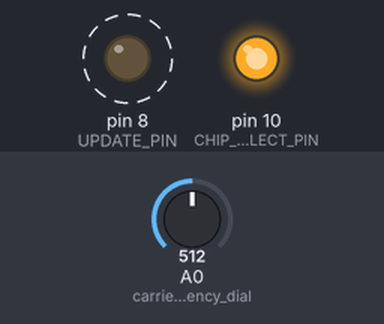
A sketch run on a simulated Arduino Uno, built with avr-gcc and run on an emulated ATmega328P. Parts: output pins drawn as LEDs (lit = HIGH). Dashed ring = blinking. Inputs (shaded band) come from the test bench; at power-on: A0 (carrier_frequency_dial) = 512. What the sketch prints to the serial monitor is not drawn.

Above: at 1.6 s.
Timing chart, 0 to 4.1 s (numbered marks = the images above):
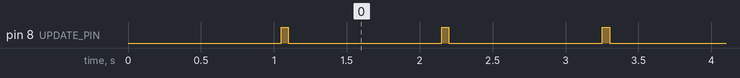

The sketch:

DDS_oscillator.ino
```cpp
#include <SPI.h>

#define UPDATE_PIN 8 //rising edge UPDATE_PIN toggles frequency change in DDS
#define DATA_OUT_PIN 11  //MASTER OUT SLAVE IN (D OUT)
#define DATA_IN_PIN  12  //MASTER IN SLAVE OUT (D IN) *NOT BEING USED
#define SPI_CLOCK_PIN  13  //SPI CLOCK PIN
#define CHIP_SELECT_PIN 10  //CHIP SELECT *NOT BEING USED
#define SPI_CLOCK_FREQUENCY 1000000  //SPI frequency

int dial_state = 0;
int raw_dial_value_int = 0;
float raw_dial_value_float = 0;
String str;

    //The AD9850 takes in 40 bits of serial information with the following format
    //bits 0-31 are for output frequency (LSB first)
    //bits 32-34 are for control
    //bits 35-39 are for output phase (LSB first)

//                    fbyte1 fbyte2 fbyte3 fbyte4 control
byte config_data[5] = {0xFF,  0xFF,  0xFF,  0x00,  0x00}; // 40 bits of 0
//{0xFF,  0xFF,  0xFF,  0x01,  0x00}; // is 1MHz for refrence
//Keep in mind how it works is it takes the hex, changes it to binary, and then sends the LSB first


void toggle_update_pin(){
  delay(50);
  digitalWrite(8, HIGH); //rising edge on this pin updates frequency of AD9850
  delay(50);
  digitalWrite(8, LOW);
}


void config_AD9850(){ //Note the AD9850 doesn't use SPI protocol it uses serial input, using SPI library is just convinent
  pinMode(DATA_OUT_PIN, OUTPUT); // sets the data out pin as an output
  pinMode(UPDATE_PIN, OUTPUT); // sets the update pin as an output
  digitalWrite(8, LOW); //sets update pin to LOW
  SPI.begin(); //begins SPI communication
  SPI.beginTransaction(SPISettings(SPI_CLOCK_FREQUENCY, LSBFIRST, SPI_MODE0));
    for (int i = 0; i < 5; i++) {
    SPI.transfer(config_data[i]); // Send the byte over SPI
  }
  SPI.endTransaction();
  delay(1000);
  toggle_update_pin();
}

void update_AD9850_register(){
  SPI.begin(); //begins SPI communication
  SPI.beginTransaction(SPISettings(SPI_CLOCK_FREQUENCY, LSBFIRST, SPI_MODE0));
    for (int i = 0; i < 5; i++) {
    SPI.transfer(config_data[i]); // Send the byte over SPI
  }
  SPI.endTransaction();
}

void poll_dial(){
  raw_dial_value_int = analogRead(A0);
  raw_dial_value_float = raw_dial_value_int / 1024;

  if (raw_dial_value_int < 130){ //500kHz setting
    config_data[0] = 0xFF;
    config_data[1] = 0xFF;
    config_data[2] = 0xFF;
    config_data[3] = 0x00;
    config_data[4] = 0x00;
    if (dial_state != 1){
      update_AD9850_register();
    }
    dial_state = 1;
  }

  if ( raw_dial_value_int >= 130 && raw_dial_value_int < 288){ //750kHz setting
  config_data[0] = 0x00;
  config_data[1] = 0x00;
  config_data[2] = 0x80;
  config_data[3] = 0x01;
  config_data[4] = 0x00;
    if (dial_state != 2){
      update_AD9850_register();
    }
    dial_state = 2;
  }

  if (raw_dial_value_int >= 288 && raw_dial_value_int < 423){ //1MHz setting
    config_data[0] = 0xFF;
    config_data[1] = 0xFF;
    config_data[2] = 0xFF;
    config_data[3] = 0x01;
    config_data[4] = 0x00;
    if (dial_state != 3){
      update_AD9850_register();
    }
    dial_state = 3;
  }

  if (raw_dial_value_int >= 423){ //1.25 MHz setting
    config_data[0] = 0xFF;
    config_data[1] = 0xFF;
    config_data[2] = 0x80;
    config_data[3] = 0x02;
    config_data[4] = 0x00;
    if (dial_state != 4){
      update_AD9850_register();
    }
    dial_state = 4;
  }
}

void print_serial_stuff(){
  //prints dial value
  Serial.print(str + "dial state value " + dial_state + "\n ");
  Serial.print(str + "int input value " + raw_dial_value_int + "\n ");
  Serial.print(str + "float input value " + raw_dial_value_float + "\n ");
}

void setup() {
  Serial.begin(9600);
  pinMode(A0, INPUT); //carrier frequency dial
  config_AD9850();
}

void loop() {
  delay(1000);
  poll_dial();
  toggle_update_pin();
  print_serial_stuff();
}
```

Measured:
- by itself, pin 8 (UPDATE_PIN): alternates HIGH for 0.05 s and LOW for 1.1 s
